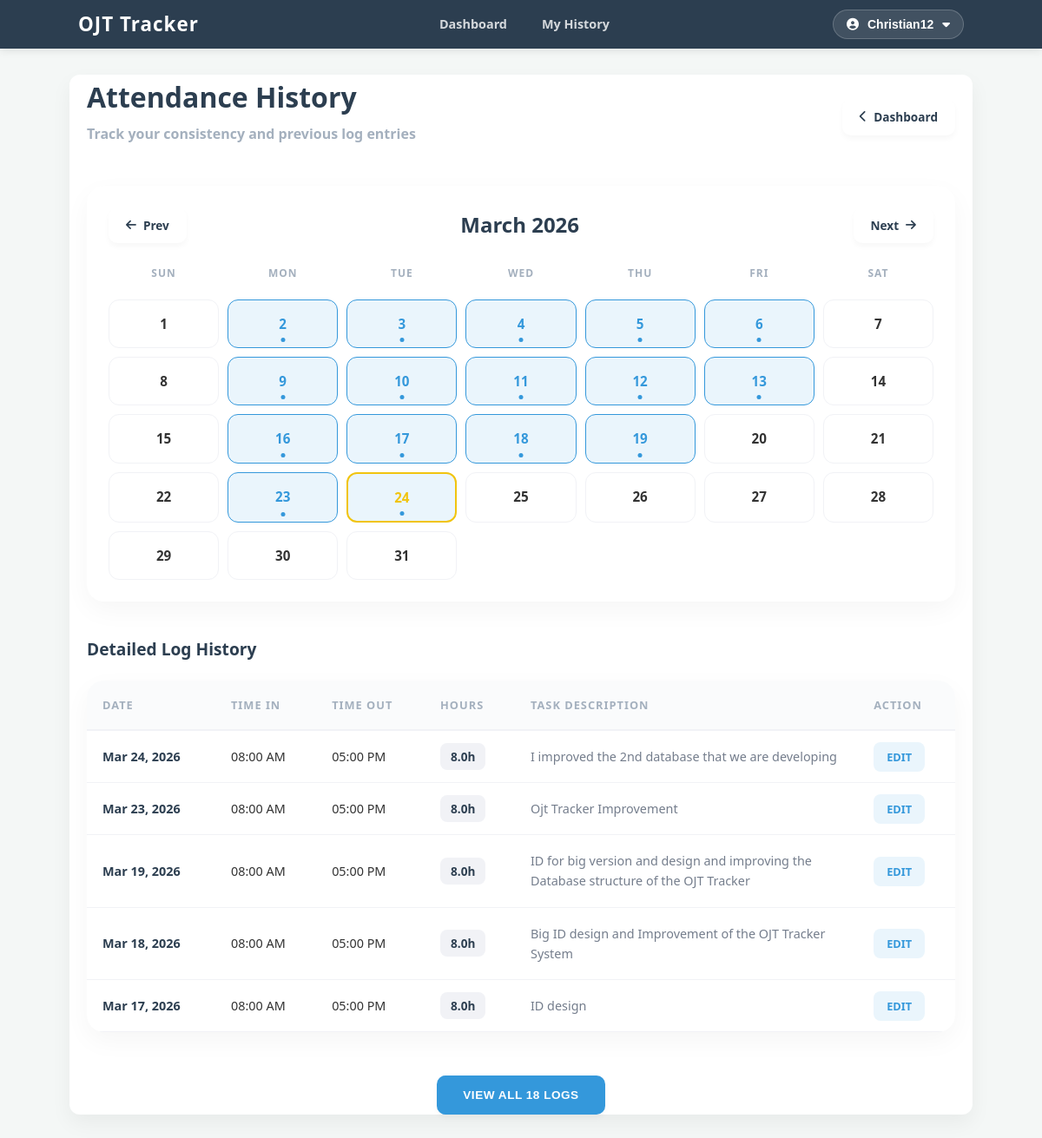
The page /OjtTracker/view_history.php (signed in) on the database its author committed.
### tables this page shows
CREATE TABLE `logs` (
  `id` int(11) NOT NULL,
  `user_id` int(11) DEFAULT NULL,
  `log_date` date DEFAULT NULL,
  `time_in` time DEFAULT NULL,
  `time_out` time DEFAULT NULL,
  `hours_rendered` decimal(5,2) DEFAULT NULL,
  `task_description` text DEFAULT NULL
);

### OjtTracker/view_history.php (the view, shortened to what this page needs)
<?php
include 'includes/database.php';
$uid = $_SESSION['user_id'];
$month = isset($_GET['month']) ? (int)$_GET['month'] : (int)date('m');
$year = isset($_GET['year']) ? (int)$_GET['year'] : (int)date('Y');
$work_dates = [];
$date_query = "SELECT DISTINCT log_date FROM logs WHERE user_id = ? AND MONTH(log_date) = ? AND YEAR(log_date) = ?";
$stmt_dates = $conn->prepare($date_query);
$stmt_dates->bind_param("iii", $uid, $month, $year);
$stmt_dates->execute();
$date_res = $stmt_dates->get_result();
while($d = $date_res->fetch_assoc()) {
    $work_dates[] = $d['log_date'];
}
$first_day_of_month = mktime(0, 0, 0, $month, 1, $year);
$number_days = date('t', $first_day_of_month);
$month_name = date('F', $first_day_of_month);
$prev_month = ($month == 1) ? 12 : $month - 1;
$prev_year  = ($month == 1) ? $year - 1 : $year;
$next_month = ($month == 12) ? 1 : $month + 1;
$next_year  = ($month == 12) ? $year + 1 : $year;
$today_date = date('Y-m-d');
$query = "SELECT * FROM logs WHERE user_id = ? ORDER BY log_date DESC";
$stmt_logs = $conn->prepare($query);
$stmt_logs->bind_param("i", $uid);
$stmt_logs->execute();
$result = $stmt_logs->get_result();
?>
<!DOCTYPE html>
<html lang="en">
<head>
    <link rel="stylesheet" href="assets/css/style.css">
    <link rel="stylesheet" href="https://cdnjs.cloudflare.com/ajax/libs/font-awesome/6.4.0/css/all.min.css">
</head>
<body>
    <?php include 'includes/navbar.php'; ?>
    <div class="container">
        <div style="display: flex; justify-content: space-between; align-items: center; margin-bottom: 30px;">
            <div>
                <h1>Attendance History</h1>
                <p style="color: #a4b0be; margin-top: 5px; font-weight: 600;">Track your consistency and previous log entries</p>
            </div>
            <a href="index.php" class="nav-btn"><i class="fas fa-chevron-left"></i> Dashboard</a>
        </div>
        <div class="calendar-card">
            <div class="calendar-header">
                <a class="nav-btn" href="?month=<?= $prev_month ?>&year=<?= $prev_year ?>"><i class="fas fa-arrow-left"></i> Prev</a>
                <h2 style="margin:0;"><?= $month_name . " " . $year ?></h2>
                <a class="nav-btn" href="?month=<?= $next_month ?>&year=<?= $next_year ?>">Next <i class="fas fa-arrow-right"></i></a>
            </div>
            <div class="calendar-grid">
                <div class="day-name">Sun</div><div class="day-name">Mon</div><div class="day-name">Tue</div>
                <div class="day-name">Wed</div><div class="day-name">Thu</div><div class="day-name">Fri</div><div class="day-name">Sat</div>
                <?php
                for($day=1; $day<=$number_days; $day++):
                    $current_date = sprintf('%04d-%02d-%02d', $year, $month, $day);
                    $is_worked = in_array($current_date, $work_dates);
                    $is_today = ($current_date === $today_date);
                    $classes = "day";
                    if ($is_worked) $classes .= " worked";
                    if ($is_today) $classes .= " today";
                ?>
                    <div class="<?= $classes ?>">
                        <?= $day ?>
                    </div>
                <?php endfor; ?>
            </div>
        </div>
        <h3 style="margin-bottom: 20px;">Detailed Log History</h3>
        <table>
            <thead>
                <tr>
                    <th>Date</th>
                    <th>Time In</th>
                    <th>Time Out</th>
                    <th>Hours</th>
                    <th>Task Description</th>
                    <th>Action</th>
                </tr>
            </thead>
            <tbody id="logTableBody">
                <?php
                if($result->num_rows > 0):
                    $log_counter = 0;
                    while($row = $result->fetch_assoc()):
                        $log_counter++;
                        $isHidden = ($log_counter > 5);
                        $row_class = $isHidden ? 'hidden-log-row' : '';
                        $row_style = $isHidden ? 'style="display: none;"' : '';
                ?>
                    <tr class="<?= $row_class ?>" <?= $row_style ?>>
                        <td style="font-weight: 800; color: var(--dark);"><?php echo date('M d, Y', strtotime($row['log_date'])); ?></td>
                        <td><?php echo date('h:i A', strtotime($row['time_in'])); ?></td>
                        <td>
                            <?php
                                if (!empty($row['time_out'])) {
                                    echo date('h:i A', strtotime($row['time_out']));
                                } else {
                                    echo '<span style="color:var(--warning); font-weight:800;">ACTIVE</span>';
                                }
                            ?>
                        </td>
                        <td><span class="badge-hours"><?php echo number_format($row['hours_rendered'] ?? 0, 1); ?>h</span></td>
                        <td style="color: #747d8c; max-width: 300px;"><?php echo htmlspecialchars($row['task_description'] ?? ''); ?></td>
                        <td>
                            <a href="edit_log.php?id=<?php echo $row['id']; ?>" class="btn-edit">EDIT</a>
                        </td>
                    </tr>
                    <?php endwhile; ?>
                <?php else: ?>
                    <tr><td colspan="6" style="text-align:center; padding: 40px; color: #a4b0be; font-weight: 600;">No logs found for this period.</td></tr>
                <?php endif; ?>
            </tbody>
        </table>
        <?php if(isset($log_counter) && $log_counter > 5): ?>
            <div style="text-align: center; margin-top: 30px;">
                <button id="toggleLogsBtn" class="nav-btn btn-view-all" onclick="toggleLogs()">
                    VIEW ALL <?= $log_counter ?> LOGS
                </button>
            </div>
        <?php endif; ?>
    </div>
</body>
</html>

### OjtTracker/assets/css/style.css (style rules this page uses)
body { font-family: 'Segoe UI', Tahoma, Geneva, Verdana, sans-serif; background: #f4f7f6; color: #333; line-height: 1.6; margin: 0; }
.container { width: 85%; max-width: 1000px; margin: 50px auto; background: white; padding: 30px; border-radius: 12px; box-shadow: 0 10px 25px rgba(0,0,0,0.05); }
button { grid-column: span 2; background: #2c3e50; color: white; padding: 15px; border: none; border-radius: 6px; font-weight: bold; cursor: pointer; transition: background 0.3s; }
table { width: 100%; border-collapse: collapse; margin-top: 20px; }
th, td { padding: 15px; text-align: left; border-bottom: 1px solid #eee; }
th { background-color: #f8f9fa; color: #2c3e50; font-size: 13px; text-transform: uppercase; }

### OjtTracker/view_history.php (style rules this page uses)
:root { --primary: #3498db; --success: #27ae60; --warning: #f1c40f; --danger: #e74c3c; --dark: #2c3e50; --soft-bg: #f4f7f6; }
body { background: var(--soft-bg); font-family: 'Segoe UI', Tahoma, Geneva, Verdana, sans-serif; margin: 0; color: #333; }
.container { max-width: 1000px; margin: 30px auto; padding: 0 20px; }
h1 { font-weight: 900; color: var(--dark); font-size: 2rem; margin: 0; }
h2 { font-weight: 800; color: var(--dark); }
h3 { font-weight: 700; color: var(--dark); font-size: 1.2rem; }
.calendar-card { background: white; padding: 25px; border-radius: 20px; box-shadow: 0 10px 30px rgba(0,0,0,0.04); margin-bottom: 40px; }
.calendar-header { display: flex; justify-content: space-between; align-items: center; margin-bottom: 25px; }
.calendar-grid { display: grid; grid-template-columns: repeat(7, 1fr); gap: 10px; text-align: center; }
.day-name { font-weight: 800; color: #a4b0be; padding-bottom: 10px; font-size: 0.75rem; text-transform: uppercase; letter-spacing: 1px; }
.day { padding: 15px 5px; border-radius: 12px; font-size: 0.95rem; border: 1px solid #f1f2f6; transition: 0.3s; background: #fff; font-weight: 600; }
.day.worked { background: rgba(52, 152, 219, 0.1); border-color: var(--primary); color: var(--primary); font-weight: 800; position: relative; }
.day.worked::after { content: ''; position: absolute; bottom: 6px; left: 50%; transform: translateX(-50%); width: 5px; height: 5px; background: var(--primary); border-radius: 50%; }
.day.today { border: 2px solid var(--warning); color: var(--warning); font-weight: 800; }
.nav-btn { text-decoration: none; padding: 10px 20px; background: white; border: none; color: var(--dark); border-radius: 10px; font-size: 0.85rem; transition: 0.3s; font-weight: 700; cursor: pointer; box-shadow: 0 4px 6px rgba(0,0,0,0.03); display: inline-flex; align-items: center; gap: 8px; }
table { width: 100%; border-collapse: collapse; background: white; border-radius: 20px; overflow: hidden; box-shadow: 0 10px 30px rgba(0,0,0,0.04); }
th { background: #fafbfc; padding: 18px; text-align: left; font-size: 0.8rem; color: #a4b0be; text-transform: uppercase; letter-spacing: 1px; font-weight: 800; border-bottom: 2px solid #f1f2f6; }
td { padding: 18px; border-bottom: 1px solid #f1f2f6; font-size: 0.9rem; vertical-align: middle; }
.badge-hours { background: #f1f2f6; color: var(--dark); padding: 6px 12px; border-radius: 8px; font-weight: 800; font-size: 0.85rem; }
.btn-edit { color: var(--primary); text-decoration: none; font-weight: 800; padding: 8px 15px; border-radius: 8px; background: rgba(52, 152, 219, 0.1); transition: 0.2s; font-size: 0.8rem; }
.btn-view-all { background: var(--primary); color: white; border: none; margin-top: 20px; padding: 15px 30px; font-weight: 800; letter-spacing: 0.5px; }

### rows shown on the page
logs: log_date "Mar 24, 2026", time_in "08:00 AM", time_out "05:00 PM", hours_rendered "8.0", task_description "I improved the 2nd database that we are developing"
logs: log_date "Mar 23, 2026", time_in "08:00 AM", time_out "05:00 PM", hours_rendered "8.0", task_description "Ojt Tracker Improvement"
logs: log_date "Mar 19, 2026", time_in "08:00 AM", time_out "05:00 PM", hours_rendered "8.0", task_description "ID for big version and design and improving the Database structure of the OJT Tracker"
logs: log_date "Mar 18, 2026", time_in "08:00 AM", time_out "05:00 PM", hours_rendered "8.0", task_description "Big ID design and Improvement of the OJT Tracker System"
logs: log_date "Mar 17, 2026", time_in "08:00 AM", time_out "05:00 PM", hours_rendered "8.0", task_description "ID design"

### other values the page prints
$_SESSION['username'] "Christian12"
$month_name "March"
$year "2026"
$log_counter "18"
